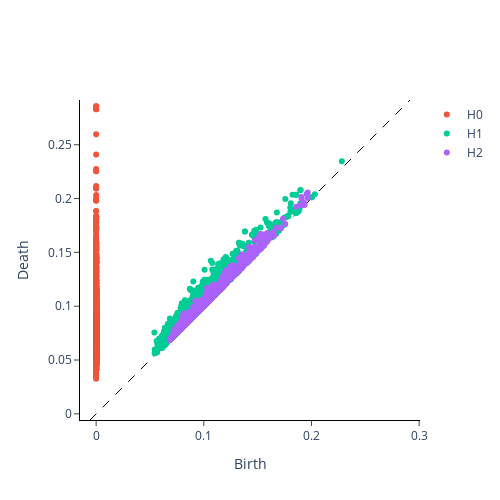

This figure's notebook cell:
### Code cell
VR.plot(diagrams, sample=1)

### Figure 1 — Plotly figure (JSON) as saved in the notebook; plotly's stock layout.template omitted (floating-point values rounded to 4 significant figures; data arrays with more than 128 entries replaced by an {"elided": "..."} marker saying what was removed)
{"data": [{"hoverinfo": "none", "line": {"color": "black", "dash": "dash", "width": 1}, "mode": "lines", "showlegend": false, "type": "scatter", "x": [-0.005717, 0.2915], "y": [-0.005717, 0.2915]}, {"hoverinfo": "text", "hovertext": {"elided": "2175 str values"}, "mode": "markers", "name": "H0", "type": "scatter", "x": {"elided": "2175 int values"}, "y": {"elided": "2175 float values"}}, {"hoverinfo": "text", "hovertext": {"elided": "1950 str values"}, "mode": "markers", "name": "H1", "type": "scatter", "x": {"elided": "1950 float values"}, "y": {"elided": "1950 float values"}}, {"hoverinfo": "text", "hovertext": {"elided": "926 str values"}, "mode": "markers", "name": "H2", "type": "scatter", "x": {"elided": "926 float values"}, "y": {"elided": "926 float values"}}], "layout": {"height": 500, "plot_bgcolor": "white", "width": 500, "xaxis": {"autorange": false, "exponentformat": "e", "linecolor": "black", "linewidth": 1, "mirror": false, "range": [-0.005717, 0.2915], "showexponent": "all", "showline": true, "side": "bottom", "ticks": "outside", "title": {"text": "Birth"}, "type": "linear", "zeroline": true}, "yaxis": {"autorange": false, "exponentformat": "e", "linecolor": "black", "linewidth": 1, "mirror": false, "range": [-0.005717, 0.2915], "scaleanchor": "x", "scaleratio": 1, "showexponent": "all", "showline": true, "side": "left", "ticks": "outside", "title": {"text": "Death"}, "type": "linear", "zeroline": true}}}
